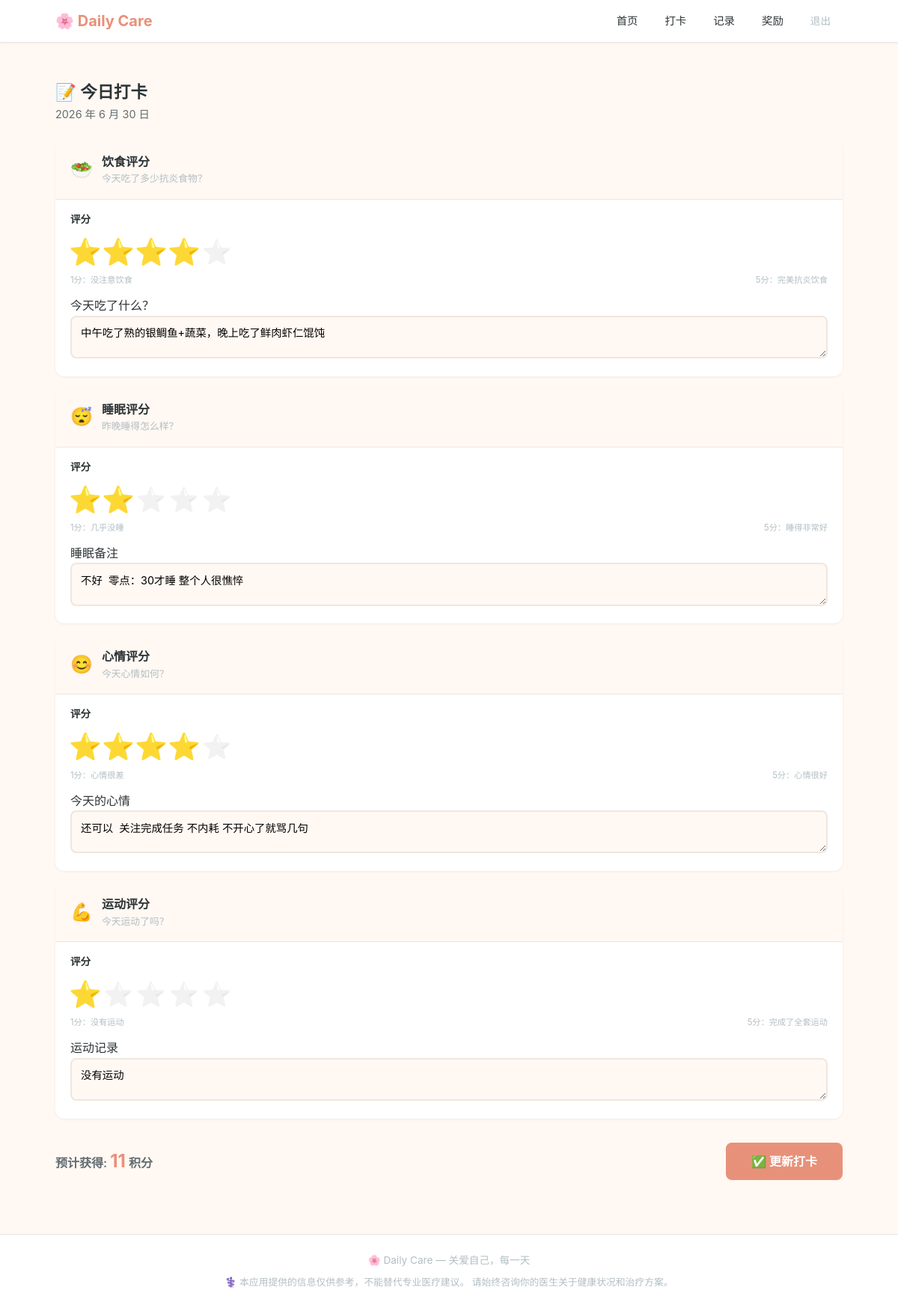
Page /checkin (signed in) on the committed database.
### models.py (models this page shows, shortened)
class DailyRecord(db.Model):
    __tablename__ = 'daily_record'
    id = db.Column(db.Integer, primary_key=True)
    user_id = db.Column(db.Integer, db.ForeignKey('user.id'), nullable=False)
    record_date = db.Column(db.Date, nullable=False, default=date.today)
    diet_score = db.Column(db.Integer, default=0)
    diet_note = db.Column(db.Text, default='')
    sleep_score = db.Column(db.Integer, default=0)
    sleep_note = db.Column(db.Text, default='')
    mood_score = db.Column(db.Integer, default=0)
    mood_note = db.Column(db.Text, default='')
    exercise_score = db.Column(db.Integer, default=0)
    exercise_note = db.Column(db.Text, default='')
    total_points = db.Column(db.Integer, default=0)
    created_at = db.Column(db.DateTime, default=datetime.utcnow)
    __table_args__ = (
        db.UniqueConstraint('user_id', 'record_date', name='uq_user_date'),
    )

### app.py (the view, shortened to what this page needs)
@app.route('/checkin', methods=['GET', 'POST'])
@login_required
def checkin():
    today = date.today()
    record = current_user.today_record()
    is_new = record is None
    return render_template('checkin.html', record=record, today=today, is_new=is_new)

### app.py (called while the page is built)
@app.after_request
def fix_encoding(response):
    content_type = response.content_type or ''
    if 'charset' not in content_type and 'text/' in content_type:
        response.content_type = content_type + '; charset=utf-8'
    return response

@login_manager.user_loader
def load_user(user_id):
    return User.query.get(int(user_id))

### models.py (called while the page is built)
    def today_record(self):
        return DailyRecord.query.filter_by(
            user_id=self.id, record_date=date.today()
        ).first()

### templates/checkin.html (shortened to what this page needs)
{% extends "base.html" %}
{% block content %}
<div class="page-header">
    <h1>📝 今日打卡</h1>
    <p class="page-desc">{{ today.year }} 年 {{ today.month }} 月 {{ today.day }} 日</p>
</div>
<form method="POST" class="checkin-form" id="checkinForm">
    <div class="checkin-card">
        <div class="checkin-card-header">
            <span class="checkin-icon">🥗</span>
            <div>
                <h3>饮食评分</h3>
                <p class="checkin-desc">今天吃了多少抗炎食物？</p>
            </div>
        </div>
        <div class="checkin-body">
            <div class="score-selector">
                <label>评分</label>
                <div class="star-rating" data-field="diet_score">
                    {% for i in range(5, 0, -1) %}
                    <label for="diet_{{ i }}" title="{{ i }}分">⭐</label>
                    {% endfor %}
                </div>
                <div class="score-hints">
                    <span>1分：没注意饮食</span>
                    <span>5分：完美抗炎饮食</span>
                </div>
            </div>
            <div class="form-group">
                <label for="diet_note">今天吃了什么？</label>
                <textarea id="diet_note" name="diet_note" rows="2"
                          placeholder="记录今天的饮食情况...">{{ record.diet_note if record else '' }}</textarea>
            </div>
        </div>
    </div>
    <div class="checkin-card">
        <div class="checkin-card-header">
            <span class="checkin-icon">😴</span>
            <div>
                <h3>睡眠评分</h3>
                <p class="checkin-desc">昨晚睡得怎么样？</p>
            </div>
        </div>
        <div class="checkin-body">
            <div class="score-selector">
                <label>评分</label>
                <div class="star-rating" data-field="sleep_score">
                    {% for i in range(5, 0, -1) %}
                    <label for="sleep_{{ i }}" title="{{ i }}分">⭐</label>
                    {% endfor %}
                </div>
                <div class="score-hints">
                    <span>1分：几乎没睡</span>
                    <span>5分：睡得非常好</span>
                </div>
            </div>
            <div class="form-group">
                <label for="sleep_note">睡眠备注</label>
                <textarea id="sleep_note" name="sleep_note" rows="2"
                          placeholder="记录睡眠情况...">{{ record.sleep_note if record else '' }}</textarea>
            </div>
        </div>
    </div>
    <div class="checkin-card">
        <div class="checkin-card-header">
            <span class="checkin-icon">😊</span>
            <div>
                <h3>心情评分</h3>
                <p class="checkin-desc">今天心情如何？</p>
            </div>
        </div>
        <div class="checkin-body">
            <div class="score-selector">
                <label>评分</label>
                <div class="star-rating" data-field="mood_score">
                    {% for i in range(5, 0, -1) %}
                    <label for="mood_{{ i }}" title="{{ i }}分">⭐</label>
                    {% endfor %}
                </div>
                <div class="score-hints">
                    <span>1分：心情很差</span>
                    <span>5分：心情很好</span>
                </div>
            </div>
            <div class="form-group">
                <label for="mood_note">今天的心情</label>
                <textarea id="mood_note" name="mood_note" rows="2"
                          placeholder="记录今天的心情...">{{ record.mood_note if record else '' }}</textarea>
            </div>
        </div>
    </div>
    <div class="checkin-card">
        <div class="checkin-card-header">
            <span class="checkin-icon">💪</span>
            <div>
                <h3>运动评分</h3>
                <p class="checkin-desc">今天运动了吗？</p>
            </div>
        </div>
        <div class="checkin-body">
            <div class="score-selector">
                <label>评分</label>
                <div class="star-rating" data-field="exercise_score">
                    {% for i in range(5, 0, -1) %}
                    <label for="exercise_{{ i }}" title="{{ i }}分">⭐</label>
                    {% endfor %}
                </div>
                <div class="score-hints">
                    <span>1分：没有运动</span>
                    <span>5分：完成了全套运动</span>
                </div>
            </div>
            <div class="form-group">
                <label for="exercise_note">运动记录</label>
                <textarea id="exercise_note" name="exercise_note" rows="2"
                          placeholder="记录今天的运动...">{{ record.exercise_note if record else '' }}</textarea>
            </div>
        </div>
    </div>
    <div class="checkin-actions">
        <div class="points-preview" id="pointsPreview">
            预计获得: <span class="points-count">0</span> 积分
        </div>
        <button type="submit" class="btn btn-primary btn-large">
            {% if record %}✅ 更新打卡{% else %}🌸 完成打卡{% endif %}
        </button>
    </div>
</form>
{% endblock %}

### static/css/style.css (style rules this page uses)
:root { --color-primary: #E8917A; --color-primary-dark: #D47A62; --color-primary-light: #FDE8E0; --color-secondary: #7EC8B4; --color-secondary-dark: #5DAF9A; --color-secondary-light: #E0F5EF; --color-accent: #F5D6A8; --color-accent-dark: #E8C08A; --color-diet: #E8917A; --color-sleep: #7EC8B4; --color-mood: #F5D6A8; --color-exercise: #C4A1D4; --color-bg: #FFF8F3; --color-card: #FFFFFF; --color-text: #2D3436; --color-text-light: #636E72; --color-text-muted: #B2BEC3; --color-border: #F0E6DE; --color-success: #27AE60; --color-error: #E74C3C; --color-info: #3498DB; --shadow-sm: 0 1px 3px rgba(0,0,0,0.06); --shadow-md: 0 4px 12px rgba(0,0,0,0.08); --shadow-lg: 0 8px 24px rgba(0,0,0,0.12); --radius-sm: 8px; --radius-md: 12px; --radius-lg: 16px; --radius-xl: 20px; --font-family: -apple-system, BlinkMacSystemFont, "Segoe UI", "PingFang SC", "Microsoft YaHei", sans-serif; }
*, *::before, *::after { box-sizing: border-box; margin: 0; padding: 0; }
html { font-size: 16px; scroll-behavior: smooth; }
body { font-family: var(--font-family); background: var(--color-bg); color: var(--color-text); line-height: 1.6; min-height: 100vh; display: flex; flex-direction: column; }
.page-header { margin-bottom: 1.5rem; }
.page-header h1 { font-size: 1.4rem; }
.page-desc { color: var(--color-text-light); font-size: 0.9rem; }
.checkin-form { display: flex; flex-direction: column; gap: 1rem; }
.checkin-card { background: var(--color-card); border-radius: var(--radius-md); box-shadow: var(--shadow-sm); overflow: hidden; }
.checkin-card-header { display: flex; align-items: center; gap: 0.75rem; padding: 1rem 1.25rem; background: var(--color-bg); border-bottom: 1px solid var(--color-border); }
.checkin-icon { font-size: 1.5rem; }
.checkin-card-header h3 { font-size: 1rem; font-weight: 600; }
.checkin-desc { font-size: 0.8rem; color: var(--color-text-muted); }
.checkin-body { padding: 1rem 1.25rem; }
.score-selector { margin-bottom: 0.75rem; }
.score-selector > label { display: block; font-size: 0.85rem; font-weight: 600; margin-bottom: 0.4rem; }
.star-rating { display: flex; flex-direction: row-reverse; justify-content: flex-end; gap: 0.25rem; }
.star-rating label { font-size: 2rem; cursor: pointer; transition: transform 0.1s, filter 0.1s; filter: grayscale(1) opacity(0.3); }
.star-rating label:hover, .star-rating label:hover ~ label, .star-rating input:checked ~ label { filter: grayscale(0) opacity(1); transform: scale(1.1); }
.score-hints { display: flex; justify-content: space-between; font-size: 0.7rem; color: var(--color-text-muted); margin-top: 0.25rem; }
.checkin-body textarea { width: 100%; padding: 0.6rem 0.75rem; border: 2px solid var(--color-border); border-radius: var(--radius-sm); font-size: 0.9rem; resize: vertical; font-family: inherit; transition: border-color 0.2s; background: var(--color-bg); }
.checkin-actions { display: flex; justify-content: space-between; align-items: center; padding: 1rem 0; }
.points-preview { font-size: 1rem; font-weight: 600; color: var(--color-text-light); }
.points-count { font-size: 1.5rem; color: var(--color-primary); font-weight: 700; }
.btn { display: inline-block; padding: 0.6rem 1.25rem; border-radius: var(--radius-sm); border: 2px solid transparent; font-size: 0.9rem; font-weight: 600; cursor: pointer; transition: all 0.2s; text-decoration: none !important; font-family: inherit; line-height: 1.4; }
.btn-primary { background: var(--color-primary); color: white; border-color: var(--color-primary); }
.btn-large { padding: 0.75rem 2rem; font-size: 1rem; }

### rows in the picture
DailyRecord: diet_note "中午吃了熟的银鲷鱼+蔬菜，晚上吃了鲜肉虾仁馄饨", sleep_note "不好 零点：30才睡 整个人很憔悴", mood_note "还可以 关注完成任务 不内耗 不开心了就骂几句", exercise_note "没有运动"
